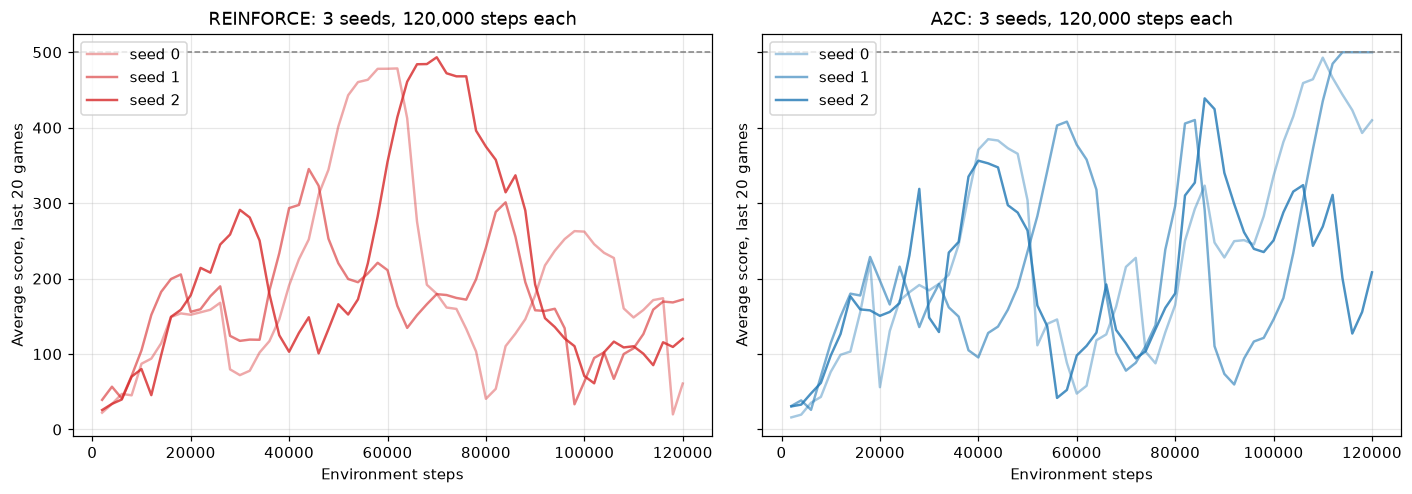

This chart was generated by the following Python code:
"""
A2C vs plain REINFORCE on CartPole-v1, SAME budget of environment steps, 3 seeds each.

REINFORCE (one network, waits for the end of each game, weights each step by the
real return G_t) vs A2C (actor + critic, learns every 5 steps, weights each step
by the advantage = G - V(s)).

We measure:
    - the learning curves of every seed (how jumpy? how fast?)
    - the "weights" multiplying grad log pi: G_t for REINFORCE, the advantage for A2C.
      Their spread (standard deviation) is the noise in each learning signal.

Run:  python compare_reinforce.py           (about 4 minutes)
      python compare_reinforce.py --no-show
"""
import argparse
import sys
import time

import matplotlib.pyplot as plt
import numpy as np

from a2c import evaluate, train_a2c
from reinforce import train_reinforce

sys.stdout.reconfigure(encoding="utf-8")
STEPS = 120_000
SEEDS = [0, 1, 2]


def curve(hist, grid, window=20):
    """Average score of the last `window` games, read off at each step in `grid`."""
    ends, ret = np.array(hist["ep_end_step"]), np.array(hist["ep_return"])
    out = []
    for g in grid:
        done = ret[ends <= g][-window:]
        out.append(done.mean() if len(done) else np.nan)
    return np.array(out)


def main():
    parser = argparse.ArgumentParser()
    parser.add_argument("--no-show", action="store_true")
    args = parser.parse_args()
    grid = np.arange(2_000, STEPS + 1, 2_000)
    results = {"REINFORCE": [], "A2C": []}

    for seed in SEEDS:
        t = time.time()
        actor, h = train_reinforce("CartPole-v1", total_steps=STEPS, lr=1e-3, seed=seed)
        score = np.mean(evaluate(lambda o: (actor(o), None), games=20))
        results["REINFORCE"].append((h, score))
        print(f"REINFORCE seed {seed}: {len(h['ep_return']):>4} games, {len(h['ep_return'])} updates, "
              f"exam (greedy, 20 games) {score:5.1f}   [{time.time() - t:.0f}s]")
        t = time.time()
        model, h = train_a2c("CartPole-v1", total_steps=STEPS, seed=seed)
        score = np.mean(evaluate(model, games=20))
        results["A2C"].append((h, score))
        print(f"A2C       seed {seed}: {len(h['ep_return']):>4} games, {len(h['update_step'])} updates, "
              f"exam (greedy, 20 games) {score:5.1f}   [{time.time() - t:.0f}s]")

    print("\n" + "=" * 70)
    print(f"SUMMARY ({STEPS:,} environment steps each)")
    print("=" * 70)
    print("                        avg score of last 50 training games      exam (greedy)")
    print("                         seed 0   seed 1   seed 2   mean           mean")
    for name, runs in results.items():
        last = [np.mean(h["ep_return"][-50:]) for h, _ in runs]
        exams = [s for _, s in runs]
        print(f"  {name:<12}          " + "".join(f"{x:8.1f} " for x in last)
              + f"{np.mean(last):7.1f}        {np.mean(exams):7.1f}")
    # How jumpy is each curve? average absolute change of the 20-game average between checkpoints
    for name, runs in results.items():
        jumps = [np.nanmean(np.abs(np.diff(curve(h, grid)))) for h, _ in runs]
        print(f"  {name:<12} avg jump of the curve between 2k-step checkpoints: {np.mean(jumps):5.1f}")
    print("\n  Noise in the learning signal (std of the weight on grad log pi, average over updates):")
    r_std = np.mean([np.mean(h["weight_std"]) for h, _ in results["REINFORCE"]])
    a_std = np.mean([np.mean(h["adv_std"]) for h, _ in results["A2C"]])
    print(f"    REINFORCE  weight = G_t          std {r_std:6.2f}")
    print(f"    A2C        weight = advantage    std {a_std:6.2f}")

    fig, axs = plt.subplots(1, 2, figsize=(13, 4.6), sharey=True)
    for ax, (name, runs), color in zip(axs, results.items(), ["tab:red", "tab:blue"]):
        for (h, _), seed in zip(runs, SEEDS):
            ax.plot(grid, curve(h, grid), color=color, alpha=0.4 + 0.2 * seed, lw=1.6, label=f"seed {seed}")
        ax.axhline(500, color="gray", ls="--", lw=1)
        ax.set(title=f"{name}: 3 seeds, {STEPS:,} steps each", xlabel="Environment steps",
               ylabel="Average score, last 20 games")
        ax.grid(alpha=0.3)
        ax.legend(loc="upper left")
    fig.tight_layout()
    fig.savefig("compare_reinforce.png", dpi=110, bbox_inches="tight")
    print("\nChart saved to compare_reinforce.png")
    if not args.no_show:
        plt.show()


if __name__ == "__main__":
    main()
